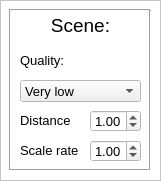
  <widget class="QFrame" name="frame_3">
   <property name="geometry">
    <rect>
     <x>330</x>
     <y>60</y>
     <width>161</width>
     <height>181</height>
    </rect>
   </property>
   <property name="palette">
    <palette>
     <active>
      <colorrole role="Base">
       <brush brushstyle="SolidPattern">
        <color alpha="255">
         <red>255</red>
         <green>255</green>
         <blue>255</blue>
        </color>
       </brush>
      </colorrole>
      <colorrole role="Window">
       <brush brushstyle="SolidPattern">
        <color alpha="255">
         <red>255</red>
         <green>255</green>
         <blue>255</blue>
        </color>
       </brush>
      </colorrole>
     </active>
     <inactive>
      <colorrole role="Base">
       <brush brushstyle="SolidPattern">
        <color alpha="255">
         <red>255</red>
         <green>255</green>
         <blue>255</blue>
        </color>
       </brush>
      </colorrole>
      <colorrole role="Window">
       <brush brushstyle="SolidPattern">
        <color alpha="255">
         <red>255</red>
         <green>255</green>
         <blue>255</blue>
        </color>
       </brush>
      </colorrole>
     </inactive>
     <disabled>
      <colorrole role="Base">
       <brush brushstyle="SolidPattern">
        <color alpha="255">
         <red>255</red>
         <green>255</green>
         <blue>255</blue>
        </color>
       </brush>
      </colorrole>
      <colorrole role="Window">
       <brush brushstyle="SolidPattern">
        <color alpha="255">
         <red>255</red>
         <green>255</green>
         <blue>255</blue>
        </color>
       </brush>
      </colorrole>
     </disabled>
    </palette>
   </property>
   <property name="autoFillBackground">
    <bool>true</bool>
   </property>
   <property name="frameShape">
    <enum>QFrame::StyledPanel</enum>
   </property>
   <property name="frameShadow">
    <enum>QFrame::Raised</enum>
   </property>
   <widget class="Line" name="line_axisLeft_5">
    <property name="geometry">
     <rect>
      <x>0</x>
      <y>9</y>
      <width>20</width>
      <height>161</height>
     </rect>
    </property>
    <property name="orientation">
     <enum>Qt::Vertical</enum>
    </property>
   </widget>
   <widget class="Line" name="line_5">
    <property name="geometry">
     <rect>
      <x>140</x>
      <y>10</y>
      <width>20</width>
      <height>160</height>
     </rect>
    </property>
    <property name="orientation">
     <enum>Qt::Vertical</enum>
    </property>
   </widget>
   <widget class="Line" name="line_axisBottom_5">
    <property name="geometry">
     <rect>
      <x>10</x>
      <y>160</y>
      <width>140</width>
      <height>20</height>
     </rect>
    </property>
    <property name="orientation">
     <enum>Qt::Horizontal</enum>
    </property>
   </widget>
   <widget class="Line" name="line_axisTop_5">
    <property name="geometry">
     <rect>
      <x>10</x>
      <y>0</y>
      <width>140</width>
      <height>20</height>
     </rect>
    </property>
    <property name="orientation">
     <enum>Qt::Horizontal</enum>
    </property>
   </widget>
   <widget class="QLabel" name="label_10">
    <property name="geometry">
     <rect>
      <x>20</x>
      <y>10</y>
      <width>121</width>
      <height>31</height>
     </rect>
    </property>
    <property name="font">
     <font>
      <pointsize>14</pointsize>
     </font>
    </property>
    <property name="text">
     <string>Scene:</string>
    </property>
    <property name="alignment">
     <set>Qt::AlignCenter</set>
    </property>
   </widget>
   <widget class="QLabel" name="label_12">
    <property name="geometry">
     <rect>
      <x>20</x>
      <y>50</y>
      <width>121</width>
      <height>21</height>
     </rect>
    </property>
    <property name="font">
     <font>
      <pointsize>10</pointsize>
     </font>
    </property>
    <property name="text">
     <string>Quality:</string>
    </property>
   </widget>
   <widget class="QLabel" name="label_15">
    <property name="geometry">
     <rect>
      <x>20</x>
      <y>110</y>
      <width>61</width>
      <height>21</height>
     </rect>
    </property>
    <property name="font">
     <font>
      <pointsize>10</pointsize>
     </font>
    </property>
    <property name="text">
     <string>Distance</string>
    </property>
   </widget>
   <widget class="QDoubleSpinBox" name="spinBox_radius">
    <property name="geometry">
     <rect>
      <x>90</x>
      <y>110</y>
      <width>51</width>
      <height>22</height>
     </rect>
    </property>
    <property name="font">
     <font>
      <pointsize>10</pointsize>
     </font>
    </property>
    <property name="minimum">
     <double>0.100000000000000</double>
    </property>
    <property name="maximum">
     <double>10.000000000000000</double>
    </property>
    <property name="singleStep">
     <double>0.010000000000000</double>
    </property>
    <property name="value">
     <double>1.000000000000000</double>
    </property>
   </widget>
   <widget class="QLabel" name="label_16">
    <property name="geometry">
     <rect>
      <x>20</x>
      <y>140</y>
      <width>71</width>
      <height>21</height>
     </rect>
    </property>
    <property name="font">
     <font>
      <pointsize>10</pointsize>
     </font>
    </property>
    <property name="text">
     <string>Scale rate</string>
    </property>
   </widget>
   <widget class="QDoubleSpinBox" name="spinBox_scaleRate">
    <property name="geometry">
     <rect>
      <x>90</x>
      <y>140</y>
      <width>51</width>
      <height>22</height>
     </rect>
    </property>
    <property name="font">
     <font>
      <pointsize>10</pointsize>
     </font>
    </property>
    <property name="minimum">
     <double>0.800000000000000</double>
    </property>
    <property name="maximum">
     <double>1.250000000000000</double>
    </property>
    <property name="singleStep">
     <double>0.010000000000000</double>
    </property>
    <property name="value">
     <double>1.000000000000000</double>
    </property>
   </widget>
   <widget class="QComboBox" name="comboBox_surfaceQuality">
    <property name="geometry">
     <rect>
      <x>20</x>
      <y>80</y>
      <width>121</width>
      <height>22</height>
     </rect>
    </property>
    <property name="font">
     <font>
      <pointsize>10</pointsize>
     </font>
    </property>
    <item>
     <property name="text">
      <string>Very low</string>
     </property>
    </item>
    <item>
     <property name="text">
      <string>Low</string>
     </property>
    </item>
    <item>
     <property name="text">
      <string>Decreased</string>
     </property>
    </item>
    <item>
     <property name="text">
      <string>Middle</string>
     </property>
    </item>
    <item>
     <property name="text">
      <string>Increased</string>
     </property>
    </item>
    <item>
     <property name="text">
      <string>High</string>
     </property>
    </item>
    <item>
     <property name="text">
      <string>Very high</string>
     </property>
    </item>
    <item>
     <property name="text">
      <string>Ultra high</string>
     </property>
    </item>
   </widget>
  </widget>
